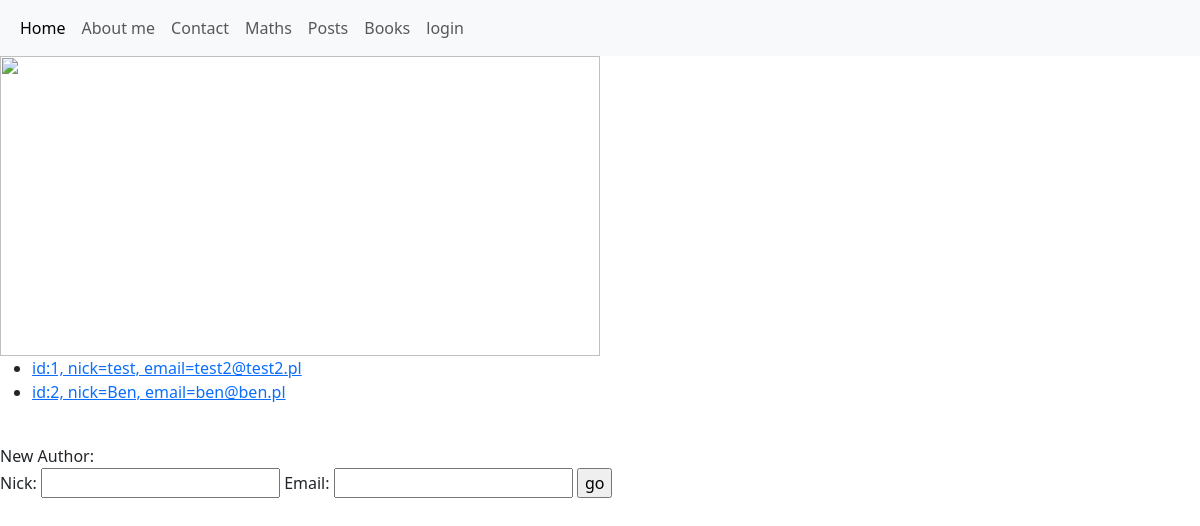
/posts/authors, run on the app's committed database.
### posts/models.py (models this page shows)
class Author(models.Model):
   nick = models.CharField(max_length=5)
   email = models.EmailField()
   def __str__(self):
        return f"id:{self.id}, nick={self.nick}, email={self.email}"

### posts/views.py (the view, shortened to what this page needs)
# urls.py: path('authors', authors_list, name="authors"),
def authors_list(request):
   authors = Author.objects.all()
   form = AuthorForm()
   return render(
       request=request,
       template_name="posts/authors_list.html",
       context={"authors": authors, "form": form}
   )

### posts/forms.py
class AuthorForm(forms.ModelForm):
    class Meta:
        model = Author
        fields = "__all__"

### posts/templates/posts/authors_list.html (shortened to what this page needs)
{% extends "main.html" %}
{% block content %}
   <ul>
       {% for a in authors %}
           <li><a href="{% url "posts:author_details" a.id %}">{{ a }}</a></li>
       {% endfor %}
   </ul>
   <br/>
   New Author:
   <form method="post">
    {{ form.as_table }}
    <input type="submit" value="go">
    </form>
{% endblock %}

### data on the page
Author: id+nick+email "id:1, nick=test, email=test2@test2.pl"
Author: id+nick+email "id:2, nick=Ben, email=ben@ben.pl"
